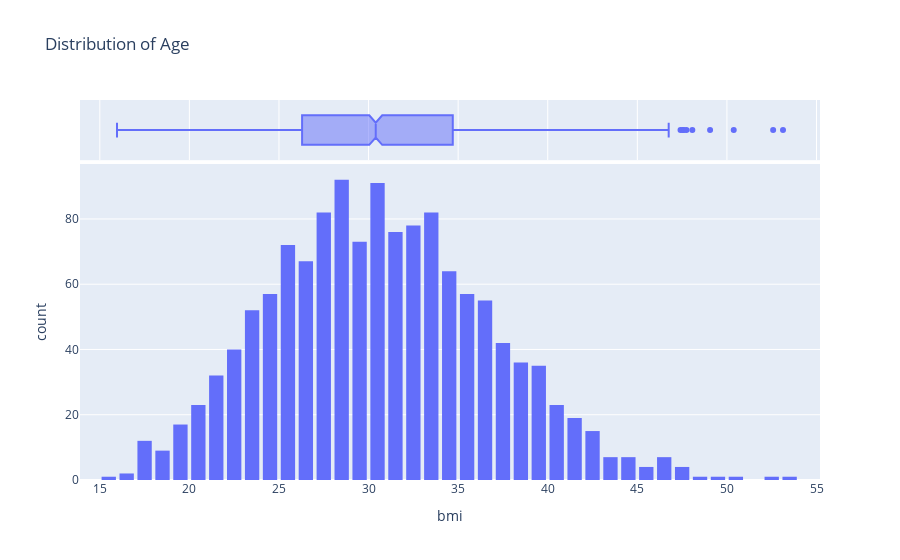

This figure's notebook cell:
### Code cell
fig = px.histogram(medical_dt, 
                   x='bmi', 
                   marginal='box', 
                   nbins=47, 
                   title='Distribution of Age')
fig.update_layout(bargap=0.2)
fig.show()

### Figure 1 — Plotly figure (JSON) as saved in the notebook; plotly's stock layout.template omitted (floating-point values rounded to 4 significant figures; data arrays with more than 128 entries replaced by an {"elided": "..."} marker saying what was removed)
{"data": [{"alignmentgroup": "True", "bingroup": "x", "hovertemplate": "bmi=%{x}<br>count=%{y}<extra></extra>", "legendgroup": "", "marker": {"color": "#636efa", "pattern": {"shape": ""}}, "name": "", "nbinsx": 47, "offsetgroup": "", "orientation": "v", "showlegend": false, "type": "histogram", "x": {"elided": "1338 float values"}, "xaxis": "x", "yaxis": "y"}, {"alignmentgroup": "True", "hovertemplate": "bmi=%{x}<extra></extra>", "legendgroup": "", "marker": {"color": "#636efa"}, "name": "", "notched": true, "offsetgroup": "", "showlegend": false, "type": "box", "x": {"elided": "1338 float values"}, "xaxis": "x2", "yaxis": "y2"}], "layout": {"autosize": true, "bargap": 0.2, "barmode": "relative", "legend": {"tracegroupgap": 0}, "title": {"text": "Distribution of Age"}, "xaxis": {"anchor": "y", "autorange": true, "domain": [0, 1], "range": [13.9, 55.2], "title": {"text": "bmi"}, "type": "linear"}, "xaxis2": {"anchor": "y2", "autorange": true, "domain": [0, 1], "matches": "x", "range": [13.9, 55.2], "showgrid": true, "showticklabels": false, "type": "linear"}, "yaxis": {"anchor": "x", "autorange": true, "domain": [0, 0.8316], "range": [0, 96.84], "title": {"text": "count"}}, "yaxis2": {"anchor": "x2", "autorange": true, "domain": [0.8416, 1], "matches": "y2", "range": [-0.5, 0.5], "showgrid": false, "showline": false, "showticklabels": false, "ticks": "", "type": "category"}}}
